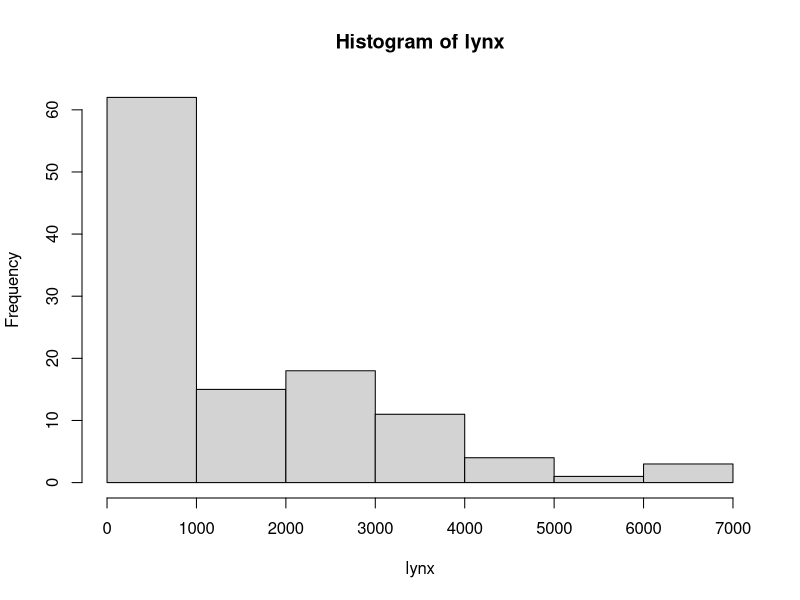
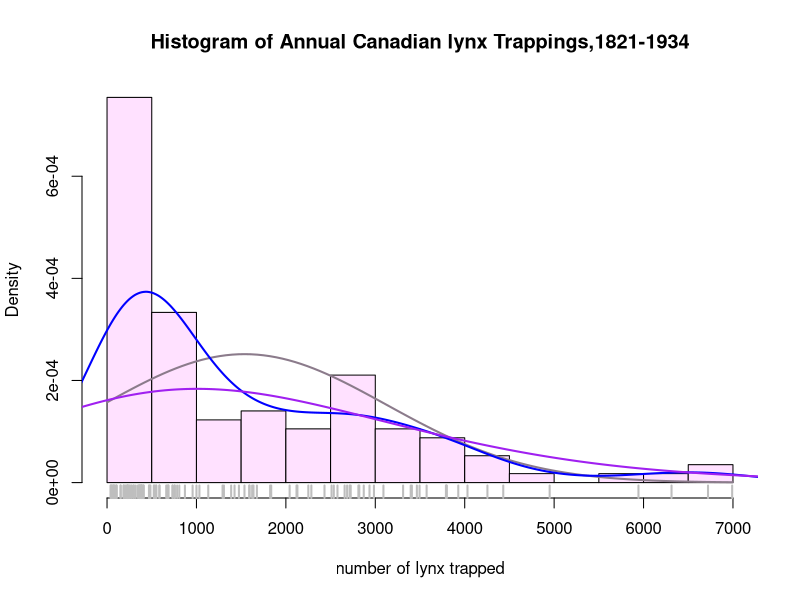

The R script that drew these images, in order:
#overlaying plots
#why would u over lay plots
#cuz u get increased info density
#in the same amout of space and same amount of time
#not to over whealming
#use restraint#just becauese u can do that doesn't mean u should do that
#use views that complement & support one another
 #they don't compete but give a greater info in a coherent and consistent way
#over laying charts
library(datasets)
?lynx
head(lynx)
#time series

#default histogram
hist(lynx)
hist(lynx,
     breaks = 14, # "suggests" 24 bins
     freq = FALSE,#Axis shows density, not freq.
     col = "thistle1",# colour for histogram)
     main = paste("Histogram of Annual Canadian lynx",
                  "Trappings,1821-1934"),
     xlab = "number of lynx trapped")
#add a normal distribution
curve(dnorm(x, mean = mean(lynx), sd = sd(lynx)),
      col = "thistle4", #colour of curve
      lwd = 2, #line width of 2 pixels
      add = TRUE)   #superimpose on previous graph

#add two kernael density estimators
lines (density(lynx), col = "blue", lwd =2)
lines(density(lynx,adjust = 3), col = "purple",lwd =2)    

#add rug plot
rug(lynx, lwd =2, col = "grey")
